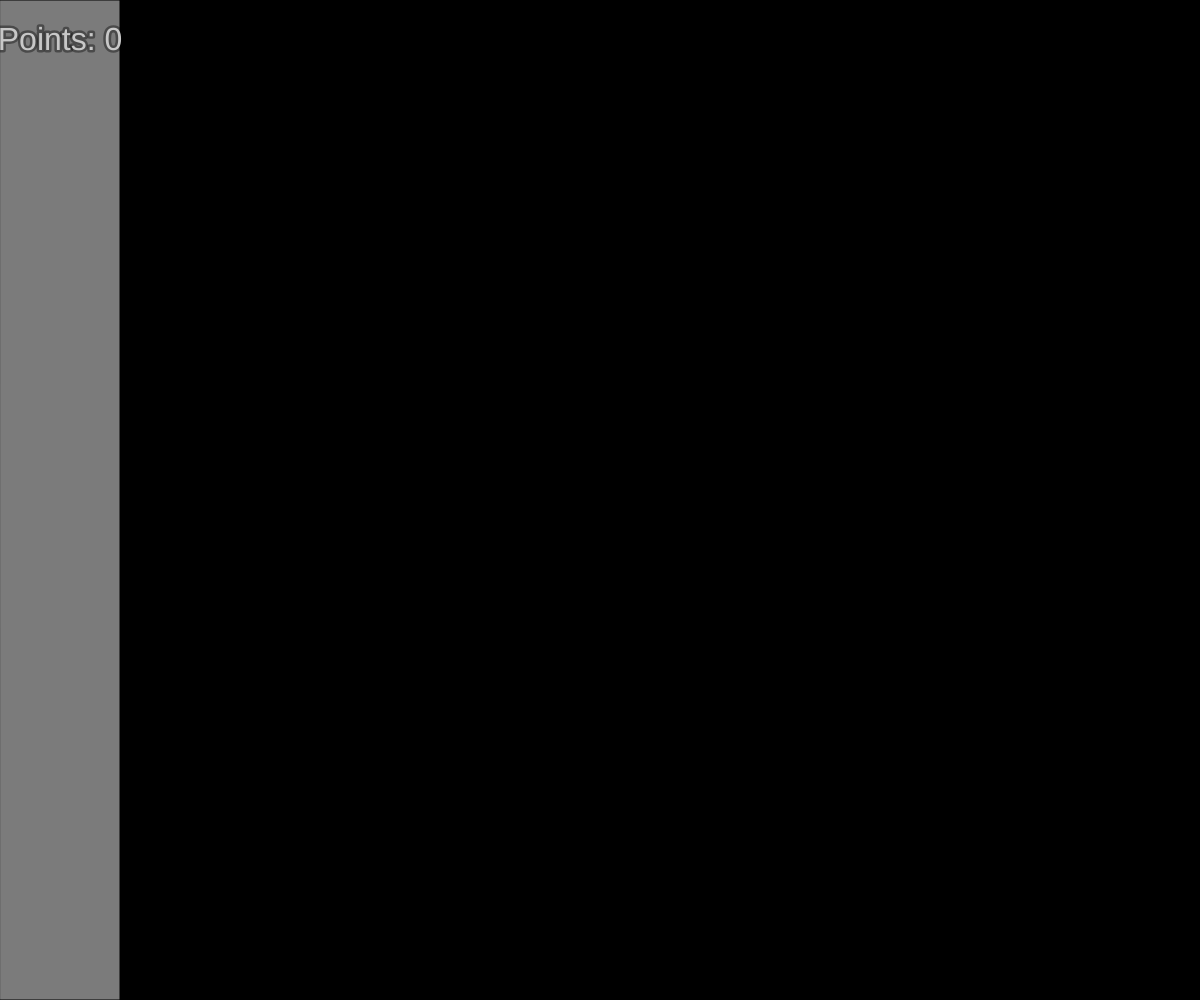
Frame 1 (no input)
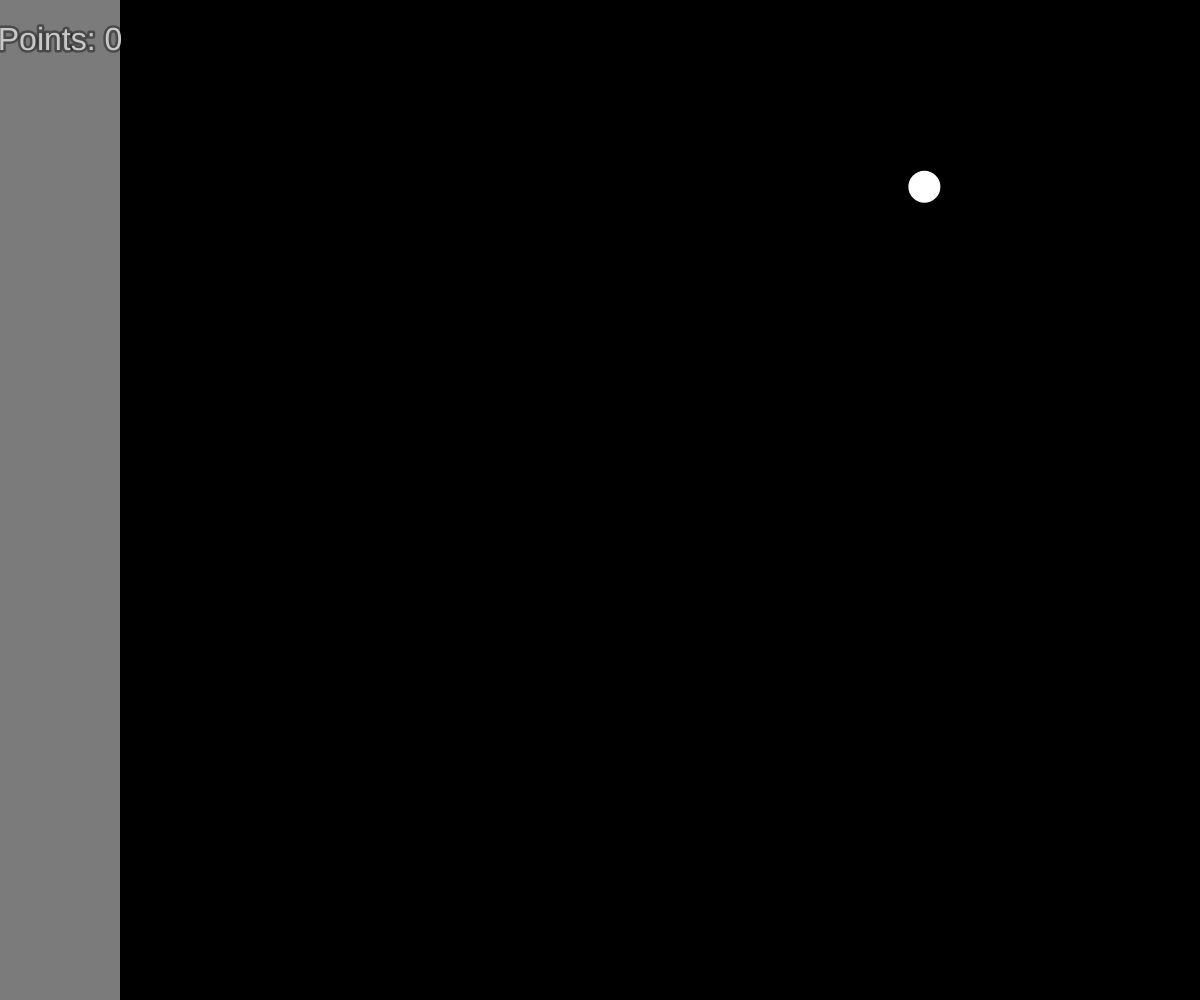
Frame 60 (no input)
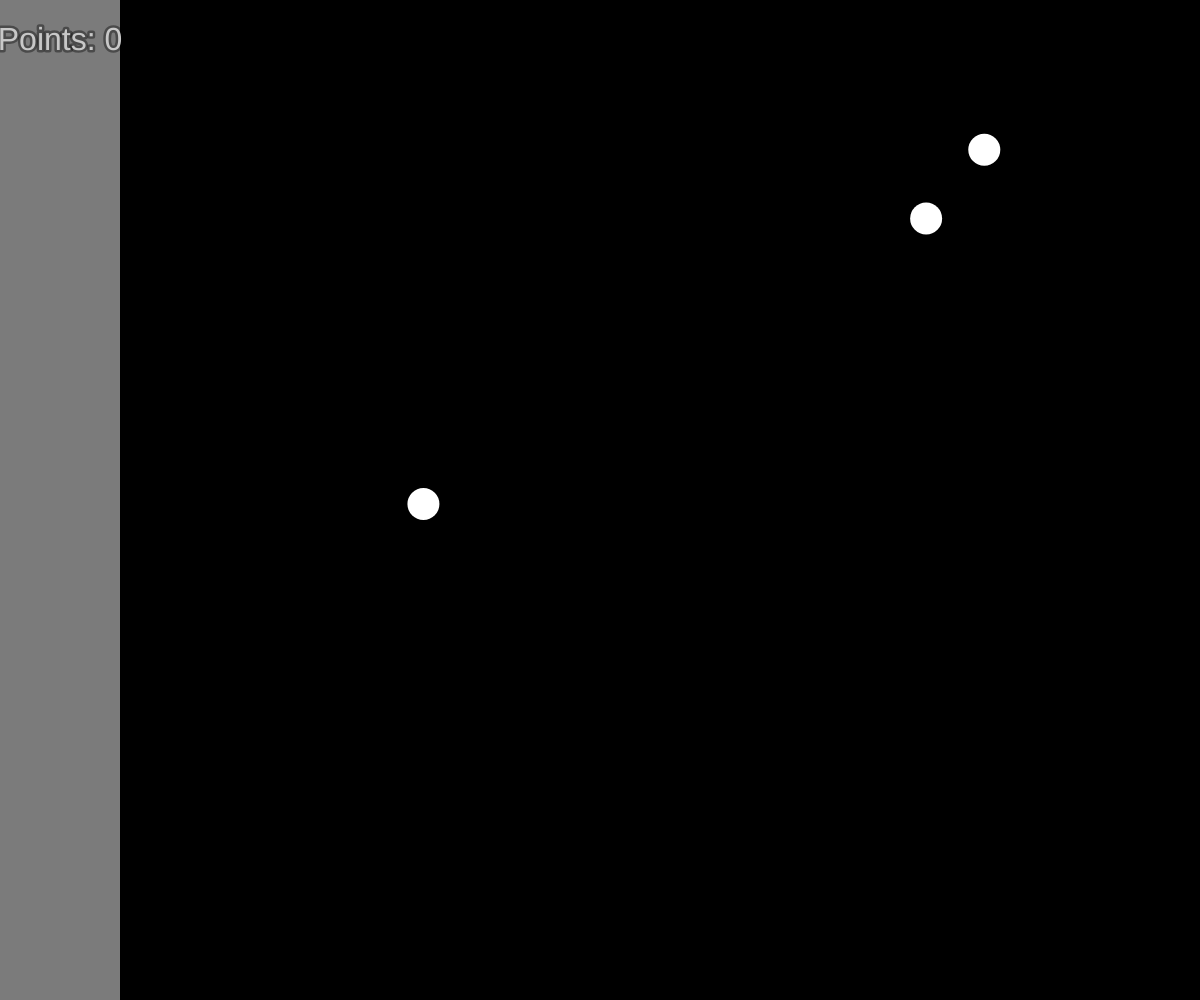
Frame 120 (the mouse pressed at the canvas centre since frame 60)

The p5.js sketch that drew these frames (run headless with seeded random() and noise() and a simulated clock; from frame 60 on, the mouse is pressed at the canvas centre):

// p5.js sketch
// ── sketch.js
let points = 0;
let blobs = [];
let deleteBlob = false;
let getPoints = false;
let sideBarSize = 0.1;
let gameWidth;
let gameHeight;

var maxDistance;
var mouseClickPos;
var mouseReleasedPos;
let projectiles = [];
let projectileSpeed = 0.05;
let shootTimer = 200; // I millisekunder
let shootTime = 0;
let shooting = false;

function setup() {
	createCanvas(windowWidth, windowHeight);
	background(100);
	frameRate(60);
	gameWidth = width * sideBarSize;

	// createVector måste var inne i setup av någon anledning
	maxDistance = createVector(200,200);
	mouseClickPos = createVector(0,0);
	mouseReleasedPos = createVector(0,0);

	setInterval(generate, 1000)
}

function draw() {
  background(0);
  updateUI();
  updateGame();
}


function generate(){
	let newBlob = new Blob(random(gameWidth, width), random(height),random(-2,2), random(-2,2), 32);
  	blobs.push(newBlob);

}

function Blob(xpos, ypos, xvel, yvel, size){
	this.xpos = xpos;
  	this.ypos = ypos;
  	this.xvel = xvel;
  	this.yvel = yvel;
  	this.size = size;
}

function Projectile(xpos, ypos, xvel, yvel, size){
	this.xpos = xpos;
  	this.ypos = ypos;
  	this.xvel = xvel;
  	this.yvel = yvel;
  	this.size = size;
}


function updateUI(){
	fill(123,123,123);
	rect(0, 0, gameWidth, height)
	// Points
	fill(200,200,200);
	textAlign(CENTER);
	textSize(32);
	stroke(0,0,0,100);
	strokeWeight(5);
	strokeJoin(ROUND);
	text("Points: " + points, gameWidth / 2, 50);


}

function updateGame(){
	fill(255,255,255);
	noStroke();
	// FOR BLOBS LOOP
	for (i = 0; i < blobs.length; i++){
		deleteBlob = false;
		getPoints = false;
		blobs[i].xpos += blobs[i].xvel;
		blobs[i].ypos += blobs[i].yvel;
		ellipse(blobs[i].xpos, blobs[i].ypos, blobs[i].size);
		// Check Collision With Mouse
		/*if (dist(mouseX, mouseY, blobs[i].xpos, blobs[i].ypos) < blobs[i].size / 2){
		print ("Colliding!");
		deleteBlob = true;
		getPoints = true;
		}*/
		// Check If Outside Of Canvas
		outOfCanvas(blobs[i]);

		if (deleteBlob){
			if (getPoints){
				points ++;
			}
			
			blobs.splice(i,1);
		}
	}

	// FOR PROJECTILES LOOP
	fill(145, 13, 24);
	for (i = 0; i < projectiles.length; i++){
		deleteBlob = false;
		projectiles[i].xpos += projectiles[i].xvel;
		projectiles[i].ypos += projectiles[i].yvel;
		ellipse(projectiles[i].xpos, projectiles[i].ypos, projectiles[i].size)
		

		outOfCanvas(projectiles[i]);
	}


	// Check Collision with Projectile and Blob. sammanfog alla for loops om lagg??
	for (b = 0; b < blobs.length; b++){
		for (p = 0; p < projectiles.length; p++){
			if (dist(blobs[b].xpos, blobs[b].ypos, projectiles[p].xpos, projectiles[p].ypos) < blobs[b].size / 2 + projectiles[p].size / 2){
				print ("Colliding!!!!!!!!");
				points ++;
				blobs.splice(b,1);
				projectiles.splice(p,1);
			}
		}
	}


	// Shoot Projectiles
	shootTime -= (1000/frameRate());
	if (mouseIsPressed) {
		if (!shooting){
			getClickPos();
			shooting = true;
		}

		if (shootTime <= 0){
			shootTime = shootTimer;
			shoot();
		}
	}
	else {
		shooting = false;
	}

}

function getClickPos(){
	mouseClickPos.x = mouseX;
	mouseClickPos.y = mouseY;

}
/*
function mousePressed(){
	print ("mousePressed: " + mouseX + " " + mouseY);
	getClickPos();

}

function mouseReleased(){
	shoot();

	
}
*/

function shoot(){
	print ("mouseReleased: " + mouseX + " " + mouseY);
	mouseReleasedPos.x = mouseX;
	mouseReleasedPos.y = mouseY;

	var distance = mouseReleasedPos.dist(mouseClickPos);
	distance = min(200, distance);
	
	var distancePos = mouseReleasedPos.sub(mouseClickPos);
	distancePos = distancePos.normalize();
	
	var speed = (distance / 4) * projectileSpeed * 4;
	var velocity = distancePos.mult(speed);

	//print ("distance " + distance);
	//print ("distancePos " + distancePos);
	//print ("velocity " + velocity);

	

	if (distancePos.mag() > 0.2) {
		let projectile = new Projectile(mouseClickPos.x, mouseClickPos.y, velocity.x, velocity.y, 32);
		projectiles.push(projectile);
	}
}

function outOfCanvas(thing){
	if (thing.xpos < 0 - thing.size || thing.xpos > width + thing.size
	|| thing.ypos < 0 - thing.size || thing.ypos > height + thing.size){
		//print ("DELETE");
		//deleteBlob = true;
	}
}
